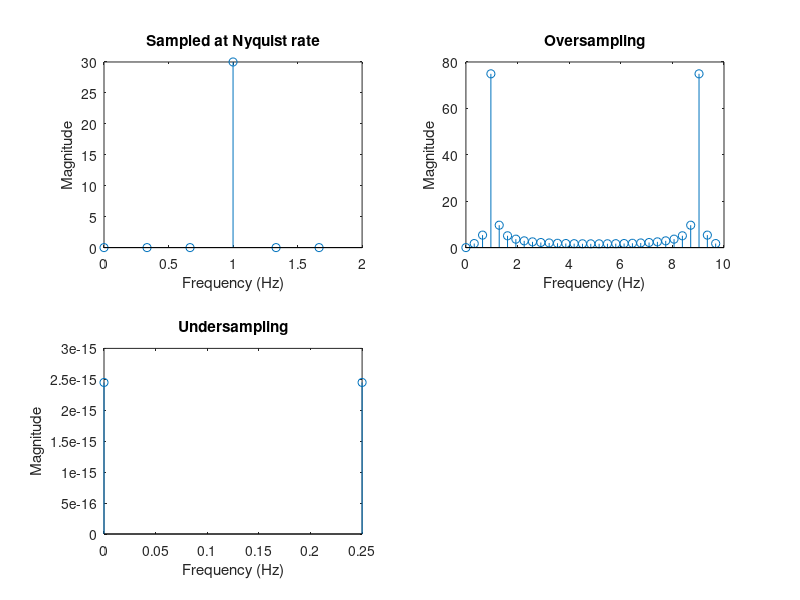

MATLAB code for this plot:
fm=1; %frequency of sine wave=1Hz
%Part(a)
Fs=2*1; %Sampling frequency=2Hz
t1=0.25:1/Fs:3; %time interval where 1/Fs is sampling period.
x1=5*sin(2*pi*fm*t1); %sampled signal
y1=fft(x1); %Discrete fourier transform of sampled signal x1.
f = (0:length(y1)-1)*Fs/length(y1); %frequency interval
subplot(2,2,1)
stem(f,abs(y1))
xlabel('Frequency (Hz)')
ylabel('Magnitude')
title('Sampled at Nyquist rate');


%Part(b)
Fs=10*1; %Sampling frequency=10Hz
t2=0:1/Fs:3; %time interval where 1/Fs is sampling period.
x2=5*sin(2*pi*fm*t2); %sampled signal
y2=fft(x2); %Discrete fourier transform of sampled signal x2.
f = (0:length(y2)-1)*Fs/length(y2); %frequency interval
subplot(2,2,2)
stem(f,abs(y2))
xlabel('Frequency (Hz)')
ylabel('Magnitude')
title('Oversampling');


%Part(c)
Fs=0.5; %Sampling frequency=1.5Hz
t3=0:1/Fs:3; %time interval where 1/Fs is sampling period.
x3=5*sin(2*pi*fm*t3); %sampled signal
y3=fft(x3); %Discrete fourier transform of sampled signal x2.
f = (0:length(y3)-1)*Fs/length(y3); %frequency interval
subplot(2,2,3)
stem(f,abs(y3))
xlabel('Frequency (Hz)')
ylabel('Magnitude')
title('Undersampling');

% Aliiasing Effect-- Because the sampling frequency was too low, a high-frequency cosine looked like a low-frequency cosine after we sampled it.